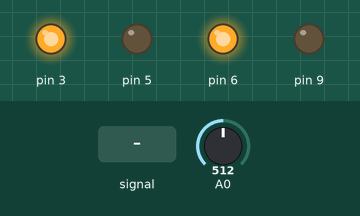
Simulated run of this sketch. Board: Arduino Uno, built with avr-gcc and run on an emulated ATmega328P. On the bench: output pins drawn as LEDs (lit = HIGH). The inputs (shaded band) are chosen by the test bench; at power-on: A0 = 512. Random numbers use the default seed unless the sketch sets one.

Above: at 1.2 s.
1.3 s: A0 fed a 200 Hz sine of ±460 counts around its level
At 2.1 s:
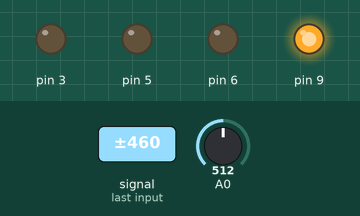
4.3 s: A0 set to 716
At 5.5 s:
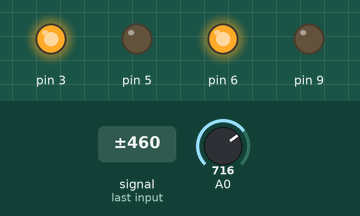
5.8 s: A0 set to 137
8.8 s: A0 set to 117
At 9.6 s:
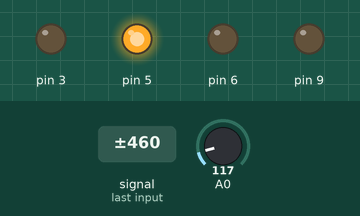
11.8 s: A0 set to 140
At 15.74 s:
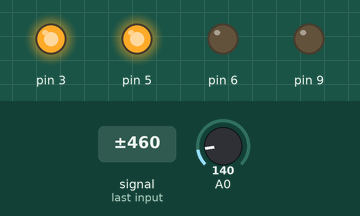
Timing chart, 0 to 28.4 s (numbered marks = the images above; inputs shaded):
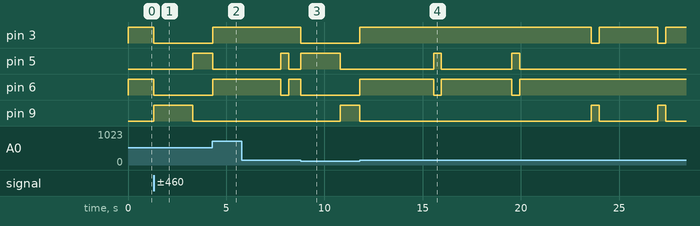

The sketch:

IRSense2.ino
```cpp
int sig;
int i;
int r;
int minTime;
int maxTime;
void setup() {
  // put your setup code here, to run once:
  i = 0;
  minTime = 20000;
  maxTime = 30000;
  r = random(minTime,maxTime);
  pinMode(3, OUTPUT);
  pinMode(5, OUTPUT);
  pinMode(6, OUTPUT);
  pinMode(9, OUTPUT);
  pinMode(A0,INPUT);
  Serial.begin(9600);
}

void loop() {
  sig = analogRead(A0);
  i++;

  if(sig < 130){
    i = 0;
    backUp();
  }
  else{
    if(i < r) forward();
    else{
      i = 0;
      r = random(minTime,maxTime);
      randomTurn();
    }
  }

}

void randomTurn(){
  int i = random(0,2);
  if(i == 0)
  {
    right();
  }
  else left();
}

void forward(){
  analogWrite(3, 255);
  analogWrite(6, 255);
}

void right(){
  clrAct();
  digitalWrite(3, 255);
  digitalWrite(5, 255);
  delay(400);
  clrAct();
}

void left(){
  clrAct();
  digitalWrite(6, 255);
  digitalWrite(9, 255);
  delay(400);
  clrAct();
}

void clrAct() {
  digitalWrite(3, LOW); //FL
  digitalWrite(5, LOW); //BR
  digitalWrite(6, LOW); //FR
  digitalWrite(9, LOW); //BL
}

void backUp()
{
  int i = random(0,2);
  if(i == 0)
  {
    clrAct();
    digitalWrite(5, 255);
    delay(1000);
    clrAct();
  }
  else{
    clrAct();
    digitalWrite(9, 255);
    delay(1000);
    clrAct();
  }

}
```

Measured:
- the behaviour switches between 130 and 129 on A0 (found by bisection; images 2 and 3)
- after the input at 1.3 s, pin 5: LOW → HIGH after 2.0 s; pin 6: HIGH → LOW at once
- after the input at 4.3 s, pin 3, pin 6: LOW → HIGH at once; pin 5: HIGH → LOW at once
- after the input at 8.8 s, pin 3, pin 6: HIGH → LOW at once; pin 5: LOW → HIGH at once, → LOW 2.0 s later; pin 9: LOW → HIGH after 2.0 s
- after the input at 11.8 s, pin 3: goes HIGH 11.8 s, LOW 0.40 s, HIGH 3.0 s, LOW 0.40 s, then HIGH, starting at once; pin 6: alternates HIGH for 3.7 s and LOW for 0.40 s, 5 changes in all, then stays HIGH, starting at once
